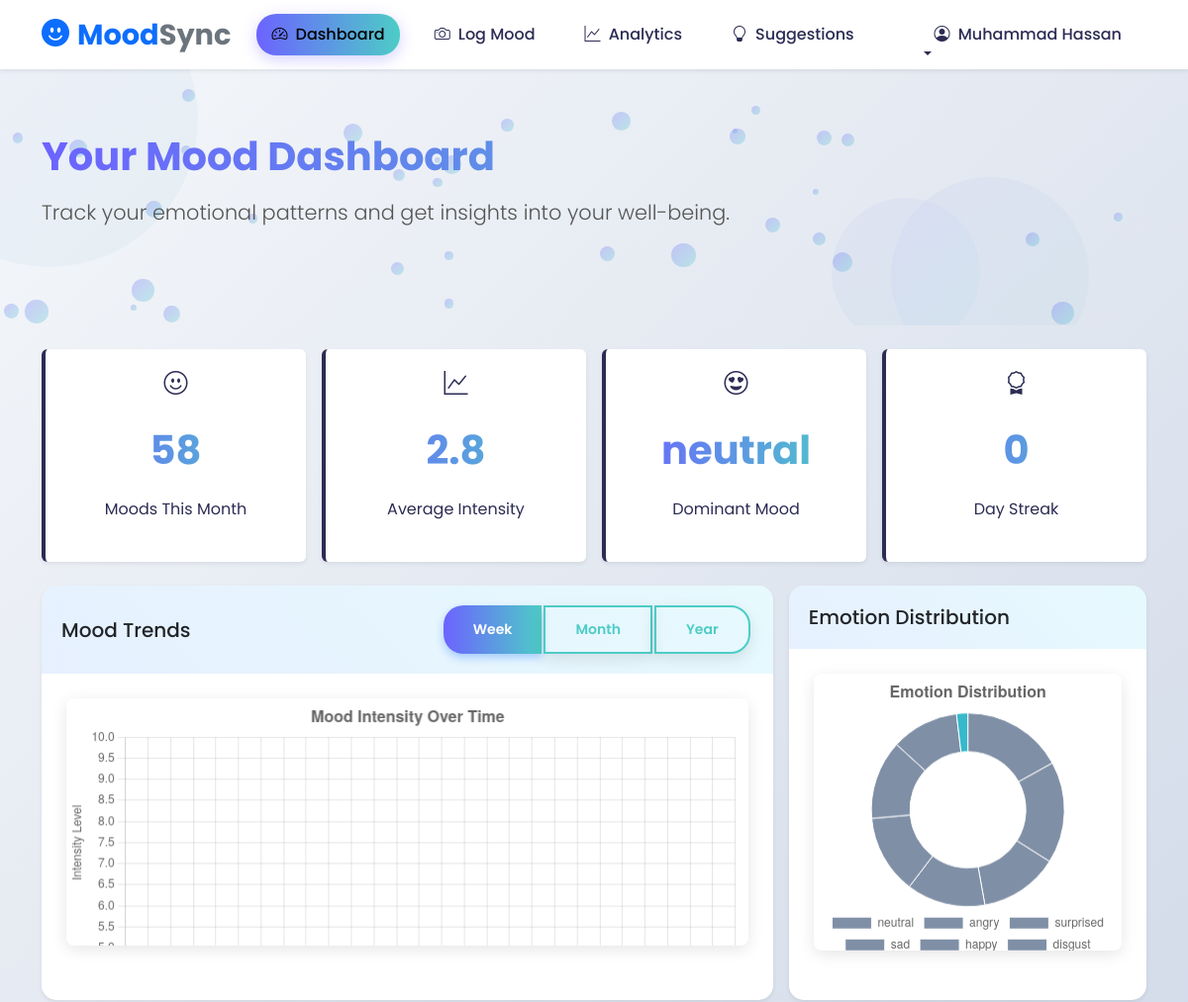
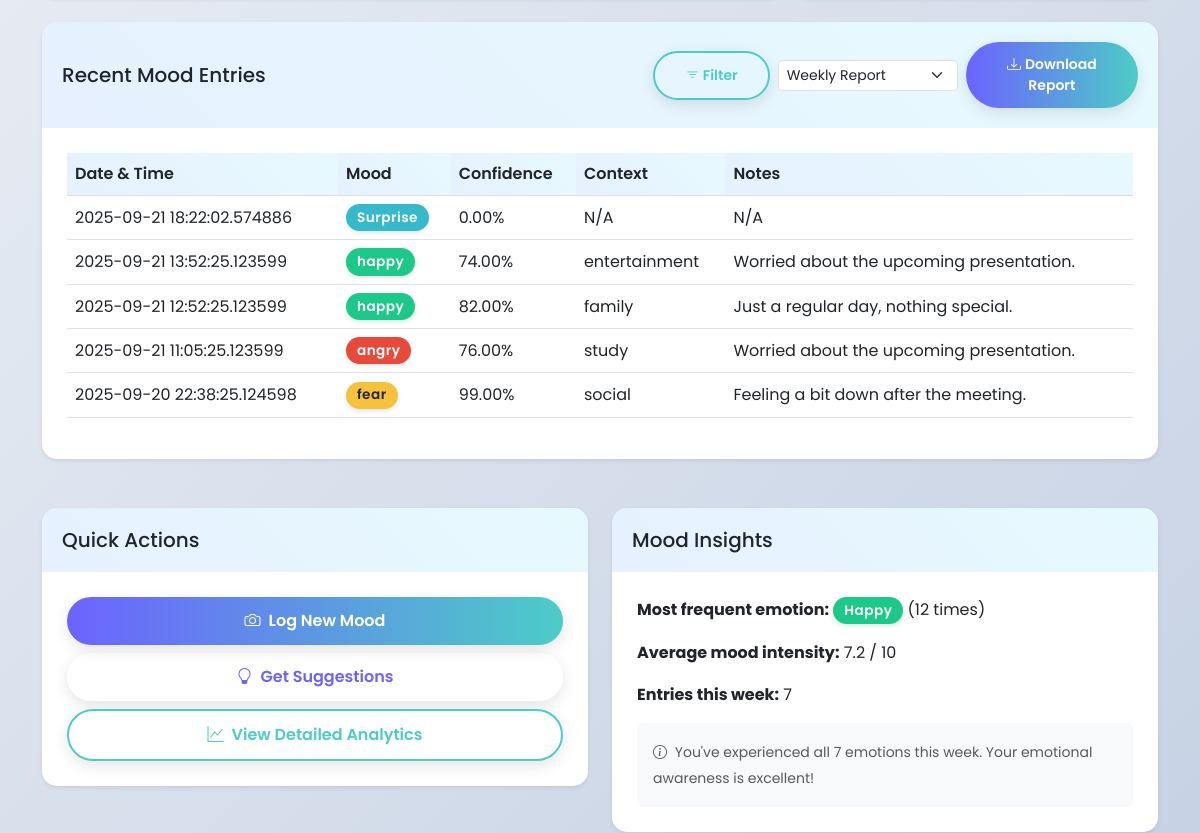
Before: /dashboard (signed in, upper part) with the older database file (2 pictures, top to bottom).
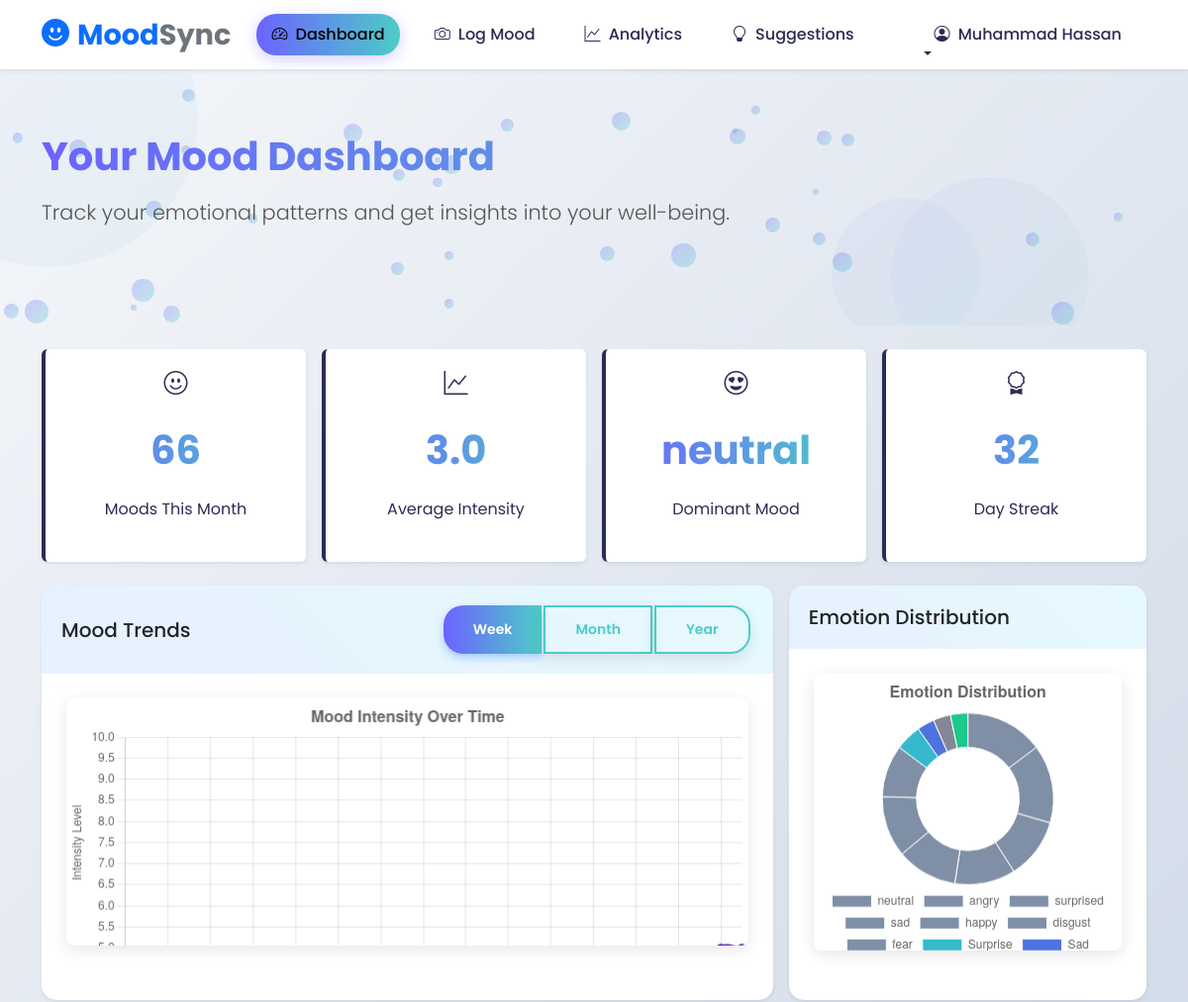
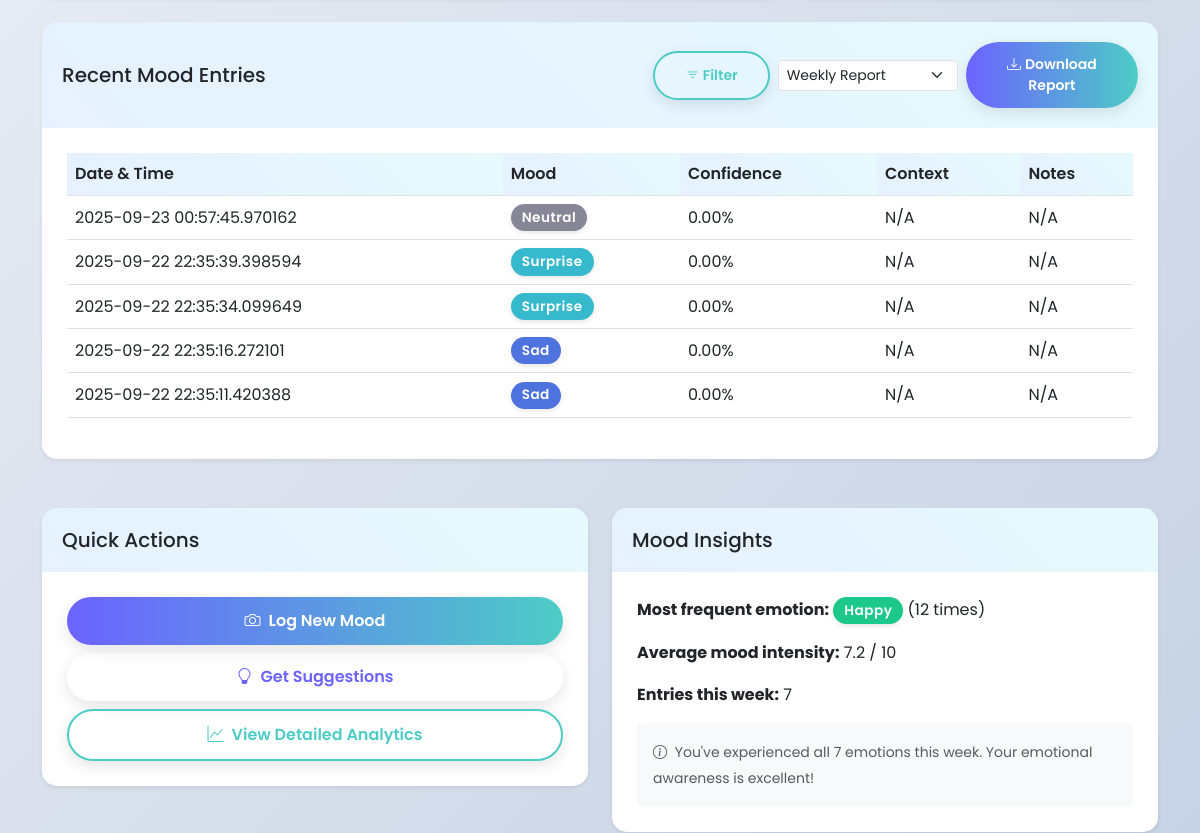
After: the same page with the newer database file (2 pictures, top to bottom).
### tables this page shows
CREATE TABLE moods (
                    id INTEGER PRIMARY KEY AUTOINCREMENT,
                    user_id INTEGER DEFAULT 1,
                    detected_emotion VARCHAR(50),
                    confidence_score FLOAT,
                    manual_mood VARCHAR(50),
                    intensity INTEGER,
                    notes TEXT,
                    context VARCHAR(100),
                    image_path VARCHAR(255),
                    timestamp TIMESTAMP DEFAULT CURRENT_TIMESTAMP,
                    FOREIGN KEY (user_id) REFERENCES users (id)
                );

### app.py (the view)
@app.route('/dashboard')
@login_required
def dashboard():
    user_id = session.get('user_id')
    mood_history = db_manager.get_mood_history(user_id=user_id, days=7, limit=5)
    mood_stats = db_manager.get_mood_stats(user_id=user_id, days=30)
    card_window = db_manager.get_mood_stats(user_id=user_id, days=365)
    card_stats = {
        'total_entries': card_window.get('total_entries', 0) if isinstance(card_window, dict) else 0,
        'average_intensity': (card_window.get('average_intensity') or 0.0) if isinstance(card_window, dict) else 0.0,
        'dominant_emotion': card_window.get('dominant_emotion') if isinstance(card_window, dict) else None,
        'streak': card_window.get('streak', 0) if isinstance(card_window, dict) else 0,
    }
    return render_template('dashboard.html',
                           mood_history=mood_history,
                           mood_stats=mood_stats,
                           card_stats=card_stats)

### app.py (called while the page is built)
def login_required(f):
    @wraps(f)
    def decorated_function(*args, **kwargs):
        if 'user_id' not in session:
            flash('Please log in to access this page', 'warning')
            return redirect(url_for('login', next=request.url))
        return f(*args, **kwargs)
    return decorated_function

### models/database.py (called while the page is built)
    def get_mood_history(self, user_id=1, days=7, limit=None):
        with sqlite3.connect(self.db_path) as conn:
            conn.row_factory = sqlite3.Row
            cursor = conn.cursor()
            query = '''
                SELECT * FROM moods
                WHERE user_id = ? AND timestamp >= datetime('now', '-' || ? || ' days')
                ORDER BY timestamp DESC
            '''
            if limit:
                query += f" LIMIT {limit}"
            cursor.execute(query, (user_id, days))
            return [dict(row) for row in cursor.fetchall()]

### templates/dashboard.html (shortened to what the changed rows need)
{% extends "base.html" %}
{% block content %}
<section class="dashboard-header">
    <div class="container">
        <div class="row mb-4">
            <div class="col">
                <h1 class="mb-3 fade-in">Your Mood Dashboard</h1>
            </div>
        </div>
    </div>
</section>
<div class="container py-4">
    <div class="row mb-4 g-3">
        <div class="col-md-3 col-sm-6">
            <div class="stat-card fade-in shadow-sm rounded p-3 h-100">
                <i class="bi bi-emoji-smile feature-icon" style="font-size: 1.5rem;"></i>
                <div class="stat-number" id="stat1">{{ (card_stats.total_entries if card_stats else 0) }}</div>
                <p class="mb-0">Moods This Month</p>
            </div>
        </div>
        <div class="col-md-3 col-sm-6">
            <div class="stat-card fade-in shadow-sm rounded p-3 h-100" style="animation-delay: 0.2s;">
                <i class="bi bi-graph-up feature-icon" style="font-size: 1.5rem;"></i>
                <div class="stat-number" id="stat2">{{ (card_stats.average_intensity if card_stats else 0.0)|round(1) }}
                </div>
                <p class="mb-0">Average Intensity</p>
            </div>
        </div>
        <div class="col-md-3 col-sm-6">
            <div class="stat-card fade-in shadow-sm rounded p-3 h-100" style="animation-delay: 0.6s;">
                <i class="bi bi-award feature-icon" style="font-size: 1.5rem;"></i>
                <div class="stat-number" id="stat4">{{ (card_stats.streak if card_stats else 0) }}</div>
                <p class="mb-0">Day Streak</p>
            </div>
        </div>
    </div>
    <div class="row mb-4 g-3">
        <div class="col-lg-8 col-md-12">
            <div class="card shadow-sm slide-up h-100" style="animation-delay: 0.2s;">
                <div class="card-body">
                    <div class="chart-container" style="position: relative; height:250px;">
                        <canvas id="moodTrendChart"></canvas>
                    </div>
                </div>
            </div>
        </div>
        <div class="col-lg-4 col-md-12">
            <div class="card shadow-sm slide-up h-100" style="animation-delay: 0.3s;">
                <div class="card-body">
                    <div class="chart-container" style="position: relative;">
                        <canvas id="emotionPieChart"></canvas>
                    </div>
                </div>
            </div>
        </div>
    </div>
    <div class="row mb-4">
        <div class="col-12">
            <div class="card shadow-sm slide-up" style="animation-delay: 0.1s;">
                <div class="card-body">
                    <div class="table-responsive">
                        <table class="table table-hover align-middle">
                            <thead>
                                <tr>
                                    <th>Date & Time</th>
                                    <th>Mood</th>
                                    <th class="d-none d-md-table-cell">Confidence</th>
                                    <th class="d-none d-md-table-cell">Context</th>
                                    <th class="d-none d-lg-table-cell">Notes</th>
                                </tr>
                            </thead>
                            <tbody>
                                {% if mood_history %}
                                {% for entry in mood_history %}
                                <tr>
                                    <td>{{ entry.timestamp }}</td>
                                    <td>
                                        <span class="badge bg-{{ entry.detected_emotion.lower() }}">{{
                                            entry.detected_emotion }}</span>
                                    </td>
                                    <td class="d-none d-md-table-cell">{% if entry.confidence_score is not none %}{{
                                        "%.2f"|format(entry.confidence_score * 100) }}%{% else %}N/A{% endif %}</td>
                                    <td class="d-none d-md-table-cell">{{ entry.context or 'N/A' }}</td>
                                    <td class="d-none d-lg-table-cell">{{ entry.notes or 'N/A' }}</td>
                                </tr>
                                {% endfor %}
                                {% endif %}
                            </tbody>
                        </table>
                    </div>
                </div>
            </div>
        </div>
    </div>
</div>
{% endblock %}

Changed rows visible on the page:
no longer on this page (row unchanged): moods: timestamp "2025-09-21 18:22:02.574886", detected_emotion "Surprise", entry.confidence_score*100 "0.00", context "N/A", notes "N/A"
no longer on this page (row unchanged): moods: timestamp "2025-09-21 13:52:25.123599", detected_emotion "happy", entry.confidence_score*100 "74.00", context "entertainment", notes "Worried about the upcoming presentation."
no longer on this page (row unchanged): moods: timestamp "2025-09-21 12:52:25.123599", detected_emotion "happy", entry.confidence_score*100 "82.00", context "family", notes "Just a regular day, nothing special."
no longer on this page (row unchanged): moods: timestamp "2025-09-21 11:05:25.123599", detected_emotion "angry", entry.confidence_score*100 "76.00", context "study", notes "Worried about the upcoming presentation."
no longer on this page (row unchanged): moods: timestamp "2025-09-20 22:38:25.124598", detected_emotion "fear", entry.confidence_score*100 "99.00", context "social", notes "Feeling a bit down after the meeting."
added moods: timestamp "2025-09-23 00:57:45.970162", detected_emotion "Neutral", entry.confidence_score*100 "0.00", context "N/A", notes "N/A"
added moods: timestamp "2025-09-22 22:35:39.398594", detected_emotion "Surprise", entry.confidence_score*100 "0.00", context "N/A", notes "N/A"
added moods: timestamp "2025-09-22 22:35:34.099649", detected_emotion "Surprise", entry.confidence_score*100 "0.00", context "N/A", notes "N/A"
added moods: timestamp "2025-09-22 22:35:16.272101", detected_emotion "Sad", entry.confidence_score*100 "0.00", context "N/A", notes "N/A"
added moods: timestamp "2025-09-22 22:35:11.420388", detected_emotion "Sad", entry.confidence_score*100 "0.00", context "N/A", notes "N/A"
Other visible differences:
{{ (card_stats.total_entries if card_stats else 0) }}: "58" → "66"
{{ (card_stats.average_intensity if card_stats else 0.0)|round(1) }}: "2.8" → "3.0"
{{ (card_stats.streak if card_stats else 0) }}: "0" → "32"
chart data {{ item.detected_emotion }}: neutral, angry, surprised, sad, happy, disgust, fear, Surprise → neutral, angry, surprised, sad, happy, disgust, fear, Surprise, Sad, Neutral, Happy
chart data {{ item.count }}: 9, 9, 7, 7, 7, 7, 6, 1 → 9, 9, 7, 7, 7, 7, 6, 3, 2, 2, 2
